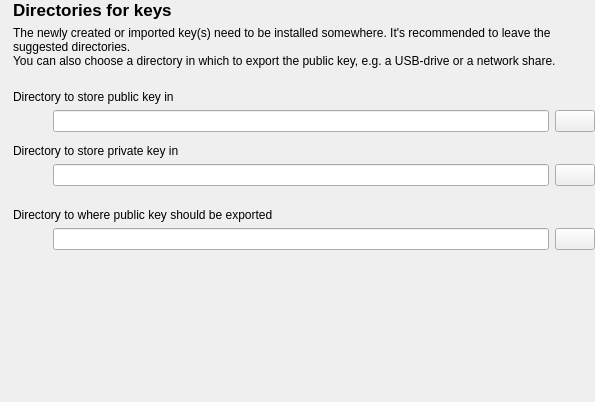
<ui version="4.0" >
 <class>pageKeyDirs</class>
 <widget class="QWidget" name="pageKeyDirs" >
  <property name="geometry" >
   <rect>
    <x>0</x>
    <y>0</y>
    <width>595</width>
    <height>402</height>
   </rect>
  </property>
  <layout class="QHBoxLayout" >
   <property name="margin" >
    <number>0</number>
   </property>
   <property name="spacing" >
    <number>6</number>
   </property>
   <item>
    <widget class="QLabel" name="label" >
     <property name="pixmap" >
      <pixmap resource="../setup.qrc" >:/resources/page_security_options.png</pixmap>
     </property>
    </widget>
   </item>
   <item>
    <layout class="QVBoxLayout" >
     <property name="margin" >
      <number>0</number>
     </property>
     <property name="spacing" >
      <number>6</number>
     </property>
     <item>
      <widget class="QLabel" name="label_2" >
       <property name="text" >
        <string>&lt;html>&lt;head>&lt;meta name="qrichtext" content="1" />&lt;style type="text/css">
p, li { white-space: pre-wrap; }
&lt;/style>&lt;/head>&lt;body style=" font-family:'Sans Serif'; font-size:9pt; font-weight:400; font-style:normal; text-decoration:none;">
&lt;p style=" margin-top:0px; margin-bottom:0px; margin-left:0px; margin-right:0px; -qt-block-indent:0; text-indent:0px;">&lt;span style=" font-size:13pt; font-weight:600;">Directories for keys&lt;/span>&lt;/p>&lt;/body>&lt;/html></string>
       </property>
      </widget>
     </item>
     <item>
      <widget class="QLabel" name="label_3" >
       <property name="text" >
        <string>The newly created or imported key(s) need to be installed somewhere. It's recommended to leave the suggested directories.
You can also choose a directory in which to export the public key, e.g. a USB-drive or a network share.</string>
       </property>
       <property name="wordWrap" >
        <bool>true</bool>
       </property>
      </widget>
     </item>
     <item>
      <spacer>
       <property name="orientation" >
        <enum>Qt::Vertical</enum>
       </property>
       <property name="sizeType" >
        <enum>QSizePolicy::Fixed</enum>
       </property>
       <property name="sizeHint" >
        <size>
         <width>387</width>
         <height>16</height>
        </size>
       </property>
      </spacer>
     </item>
     <item>
      <widget class="QLabel" name="label_5" >
       <property name="text" >
        <string>Directory to store public key in</string>
       </property>
      </widget>
     </item>
     <item>
      <layout class="QHBoxLayout" >
       <property name="margin" >
        <number>0</number>
       </property>
       <property name="spacing" >
        <number>6</number>
       </property>
       <item>
        <spacer>
         <property name="orientation" >
          <enum>Qt::Horizontal</enum>
         </property>
         <property name="sizeType" >
          <enum>QSizePolicy::Fixed</enum>
         </property>
         <property name="sizeHint" >
          <size>
           <width>40</width>
           <height>21</height>
          </size>
         </property>
        </spacer>
       </item>
       <item>
        <widget class="QLineEdit" name="pubKeyDirLineEdit" />
       </item>
       <item>
        <widget class="QPushButton" name="openPubKeyDirButton" >
         <property name="icon" >
          <iconset resource="../setup.qrc" >:/resources/fileopen.png</iconset>
         </property>
         <property name="iconSize" >
          <size>
           <width>22</width>
           <height>22</height>
          </size>
         </property>
        </widget>
       </item>
      </layout>
     </item>
     <item>
      <spacer>
       <property name="orientation" >
        <enum>Qt::Vertical</enum>
       </property>
       <property name="sizeType" >
        <enum>QSizePolicy::Fixed</enum>
       </property>
       <property name="sizeHint" >
        <size>
         <width>0</width>
         <height>6</height>
        </size>
       </property>
      </spacer>
     </item>
     <item>
      <widget class="QWidget" native="1" name="newKeyDirWidgets" >
       <layout class="QVBoxLayout" >
        <property name="margin" >
         <number>0</number>
        </property>
        <property name="spacing" >
         <number>6</number>
        </property>
        <item>
         <widget class="QLabel" name="label_8" >
          <property name="text" >
           <string>Directory to store private key in</string>
          </property>
         </widget>
        </item>
        <item>
         <layout class="QHBoxLayout" >
          <property name="margin" >
           <number>0</number>
          </property>
          <property name="spacing" >
           <number>6</number>
          </property>
          <item>
           <spacer>
            <property name="orientation" >
             <enum>Qt::Horizontal</enum>
            </property>
            <property name="sizeType" >
             <enum>QSizePolicy::Fixed</enum>
            </property>
            <property name="sizeHint" >
             <size>
              <width>40</width>
              <height>21</height>
             </size>
            </property>
           </spacer>
          </item>
          <item>
           <widget class="QLineEdit" name="privKeyDirLineEdit" />
          </item>
          <item>
           <widget class="QPushButton" name="openPrivKeyDirButton" >
            <property name="icon" >
             <iconset resource="../setup.qrc" >:/resources/fileopen.png</iconset>
            </property>
            <property name="iconSize" >
             <size>
              <width>22</width>
              <height>22</height>
             </size>
            </property>
           </widget>
          </item>
         </layout>
        </item>
        <item>
         <spacer>
          <property name="orientation" >
           <enum>Qt::Vertical</enum>
          </property>
          <property name="sizeType" >
           <enum>QSizePolicy::Fixed</enum>
          </property>
          <property name="sizeHint" >
           <size>
            <width>387</width>
            <height>16</height>
           </size>
          </property>
         </spacer>
        </item>
        <item>
         <widget class="QLabel" name="label_9" >
          <property name="text" >
           <string>Directory to where public key should be exported</string>
          </property>
         </widget>
        </item>
        <item>
         <layout class="QHBoxLayout" >
          <property name="margin" >
           <number>0</number>
          </property>
          <property name="spacing" >
           <number>6</number>
          </property>
          <item>
           <spacer>
            <property name="orientation" >
             <enum>Qt::Horizontal</enum>
            </property>
            <property name="sizeType" >
             <enum>QSizePolicy::Fixed</enum>
            </property>
            <property name="sizeHint" >
             <size>
              <width>40</width>
              <height>21</height>
             </size>
            </property>
           </spacer>
          </item>
          <item>
           <widget class="QLineEdit" name="keyExportDirLineEdit" />
          </item>
          <item>
           <widget class="QPushButton" name="openExportKeyDirButton" >
            <property name="icon" >
             <iconset resource="../setup.qrc" >:/resources/fileopen.png</iconset>
            </property>
            <property name="iconSize" >
             <size>
              <width>22</width>
              <height>22</height>
             </size>
            </property>
           </widget>
          </item>
         </layout>
        </item>
       </layout>
      </widget>
     </item>
     <item>
      <spacer>
       <property name="orientation" >
        <enum>Qt::Vertical</enum>
       </property>
       <property name="sizeHint" >
        <size>
         <width>387</width>
         <height>26</height>
        </size>
       </property>
      </spacer>
     </item>
    </layout>
   </item>
  </layout>
 </widget>
 <resources>
  <include location="../setup.qrc" />
 </resources>
 <connections/>
</ui>
